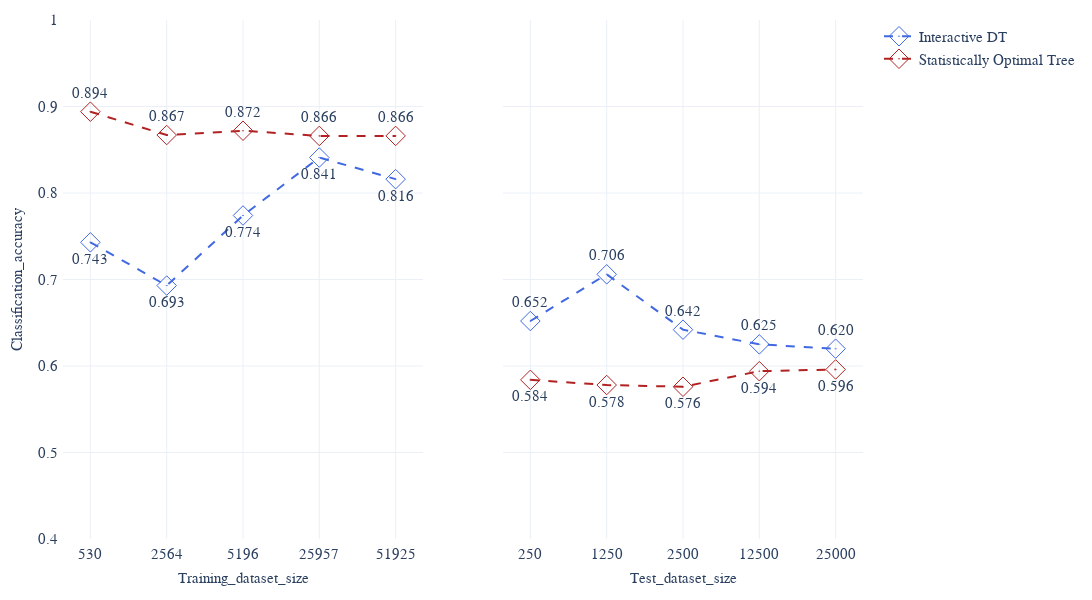

The notebook cell saved with this chart:
### Markdown cell above
We use the the Scatter Plot from plotly python Graphic Libraries to create the line charts

### Code cell
#Create a figure with one row and 2 columns to plot the line charts for the train and test set
Acc_fig = make_subplots(rows=1, cols=2, shared_yaxes=True)

#Store some info about the formatting of the graphs in variables
line_width = 2
textfont_size = 15
marker_size = 15
plot_width = 1200 
plot_height = 600
legend_fontsize = 15
axis_font_and_tick_size = 15

Acc_fig.append_trace(go.Scatter(x=data_acc['Tick_labels'], y=data_acc['iDT_train'], 
                                mode='lines+markers+text',
                                line = dict(color='royalblue', width=line_width, dash='dash'),
                                marker_symbol='diamond-open-dot',
                                name='Interactive DT',   
                                text=data_acc['iDT_train'],
                                textposition='bottom center',
                                textfont={'family':'Arial', 'size':textfont_size},
                                texttemplate='%{text:.3f}',
                                marker=dict(color='royalblue', size=marker_size)), row=1, col=1)

Acc_fig.append_trace(go.Scatter(x=data_acc['Tick_labels'], y=data_acc['Stat_Optimal_Trees_train'],
                                mode='lines+markers+text',
                                line = dict(color='firebrick', width=line_width, dash='dash'),
                                marker_symbol='diamond-open-dot',
                                name='Statistically Optimal Tree', 
                                text=data_acc['Stat_Optimal_Trees_train'],
                                textposition='top center', 
                                textfont={'family':'Arial', 'size':textfont_size},
                                texttemplate='%{text:.3f}',
                                marker=dict(color='firebrick', size=marker_size)), row=1, col=1)

Acc_fig.append_trace(go.Scatter(x=data_acc['Tick_labels'], y=data_acc['iDT_test'],
                                mode='lines+markers+text',
                                line = dict(color='royalblue', width=line_width, dash='dash'),
                                marker_symbol='diamond-open-dot',
                                name='Interactive DT - Test set',
                                text=data_acc['iDT_test'],
                                textposition='top center',
                                textfont={'family':'Arial', 'size':textfont_size},
                                texttemplate='%{text:.3f}',
                                showlegend=False,
                                marker=dict(color='royalblue', size=marker_size)), row=1, col=2)

Acc_fig.append_trace(go.Scatter(x=data_acc['Tick_labels'], y=data_acc['Stat_Optimal_Trees_test'],
                                mode='lines+markers+text',
                                line = dict(color='firebrick', width=line_width, dash='dash'),
                                marker_symbol='diamond-open-dot',
                                name='Stat. Opt. Tree - Test set',
                                text=data_acc['Stat_Optimal_Trees_test'],
                                textposition='bottom center', 
                                textfont={'family':'Arial', 'size':textfont_size},
                                texttemplate='%{text:.3f}',
                                showlegend=False,
                                marker=dict(color='firebrick', size=marker_size)), row=1, col=2)


Acc_fig.update_layout(autosize=False, width=plot_width, height=plot_height,
                      legend = dict(font={'family':'Arial', 'size':legend_fontsize}, orientation='v'),
                      margin = go.layout.Margin(l=20,r=20,b=20,t=20,pad = 4), template='plotly_white')

Acc_fig.update_xaxes(title_text='Training_dataset_size', tickmode = 'array', tickvals=[1,2,3,4,5], ticktext=['530', '2564', '5196', '25957', '51925'],
                     titlefont={'family':'Arial','size':axis_font_and_tick_size}, tickfont={'family':'Arial', 'size':axis_font_and_tick_size}, row=1, col=1),
Acc_fig.update_xaxes(title_text='Test_dataset_size', tickmode = 'array', tickvals=[1,2,3,4,5], ticktext=['250', '1250', '2500', '12500', '25000'],
                     titlefont={'family':'Arial','size':axis_font_and_tick_size}, tickfont={'family':'Arial','size':axis_font_and_tick_size}, row=1, col=2)

Acc_fig.update_yaxes(title_text='Classification_accuracy', titlefont={'family':'Arial', 'size':axis_font_and_tick_size}, tickfont={'family':'Arial', 'size':axis_font_and_tick_size}, range=[0.4, 1], row=1, col=1)

### Figure 1 — Plotly figure (JSON) as saved in the notebook; plotly's stock layout.template omitted (floating-point values rounded to 4 significant figures)
{"data": [{"line": {"color": "royalblue", "dash": "dash", "width": 2}, "marker": {"color": "royalblue", "size": 15, "symbol": "diamond-open-dot"}, "mode": "lines+markers+text", "name": "Interactive DT", "text": ["0.743", "0.693", "0.774", "0.841", "0.816"], "textfont": {"family": "Arial", "size": 15}, "textposition": "bottom center", "texttemplate": "%{text:.3f}", "type": "scatter", "x": [1, 2, 3, 4, 5], "xaxis": "x", "y": [0.743, 0.693, 0.774, 0.841, 0.816], "yaxis": "y"}, {"line": {"color": "firebrick", "dash": "dash", "width": 2}, "marker": {"color": "firebrick", "size": 15, "symbol": "diamond-open-dot"}, "mode": "lines+markers+text", "name": "Statistically Optimal Tree", "text": ["0.894", "0.867", "0.872", "0.866", "0.866"], "textfont": {"family": "Arial", "size": 15}, "textposition": "top center", "texttemplate": "%{text:.3f}", "type": "scatter", "x": [1, 2, 3, 4, 5], "xaxis": "x", "y": [0.894, 0.867, 0.872, 0.866, 0.866], "yaxis": "y"}, {"line": {"color": "royalblue", "dash": "dash", "width": 2}, "marker": {"color": "royalblue", "size": 15, "symbol": "diamond-open-dot"}, "mode": "lines+markers+text", "name": "Interactive DT - Test set", "showlegend": false, "text": ["0.652", "0.706", "0.642", "0.625", "0.62"], "textfont": {"family": "Arial", "size": 15}, "textposition": "top center", "texttemplate": "%{text:.3f}", "type": "scatter", "x": [1, 2, 3, 4, 5], "xaxis": "x2", "y": [0.652, 0.706, 0.642, 0.625, 0.62], "yaxis": "y2"}, {"line": {"color": "firebrick", "dash": "dash", "width": 2}, "marker": {"color": "firebrick", "size": 15, "symbol": "diamond-open-dot"}, "mode": "lines+markers+text", "name": "Stat. Opt. Tree - Test set", "showlegend": false, "text": ["0.584", "0.578", "0.576", "0.594", "0.596"], "textfont": {"family": "Arial", "size": 15}, "textposition": "bottom center", "texttemplate": "%{text:.3f}", "type": "scatter", "x": [1, 2, 3, 4, 5], "xaxis": "x2", "y": [0.584, 0.578, 0.576, 0.594, 0.596], "yaxis": "y2"}], "layout": {"autosize": false, "height": 600, "legend": {"font": {"family": "Arial", "size": 15}, "orientation": "v"}, "margin": {"b": 20, "l": 20, "pad": 4, "r": 20, "t": 20}, "width": 1200, "xaxis": {"anchor": "y", "autorange": true, "domain": [0, 0.45], "range": [0.6564, 5.344], "tickfont": {"family": "Arial", "size": 15}, "tickmode": "array", "ticktext": ["530", "2564", "5196", "25957", "51925"], "tickvals": [1, 2, 3, 4, 5], "title": {"font": {"family": "Arial", "size": 15}, "text": "Training_dataset_size"}, "type": "linear"}, "xaxis2": {"anchor": "y2", "autorange": true, "domain": [0.55, 1], "range": [0.6564, 5.344], "tickfont": {"family": "Arial", "size": 15}, "tickmode": "array", "ticktext": ["250", "1250", "2500", "12500", "25000"], "tickvals": [1, 2, 3, 4, 5], "title": {"font": {"family": "Arial", "size": 15}, "text": "Test_dataset_size"}, "type": "linear"}, "yaxis": {"anchor": "x", "domain": [0, 1], "range": [0.4, 1], "tickfont": {"family": "Arial", "size": 15}, "title": {"font": {"family": "Arial", "size": 15}, "text": "Classification_accuracy"}, "type": "linear"}, "yaxis2": {"anchor": "x2", "domain": [0, 1], "matches": "y", "showticklabels": false, "type": "linear"}}}
